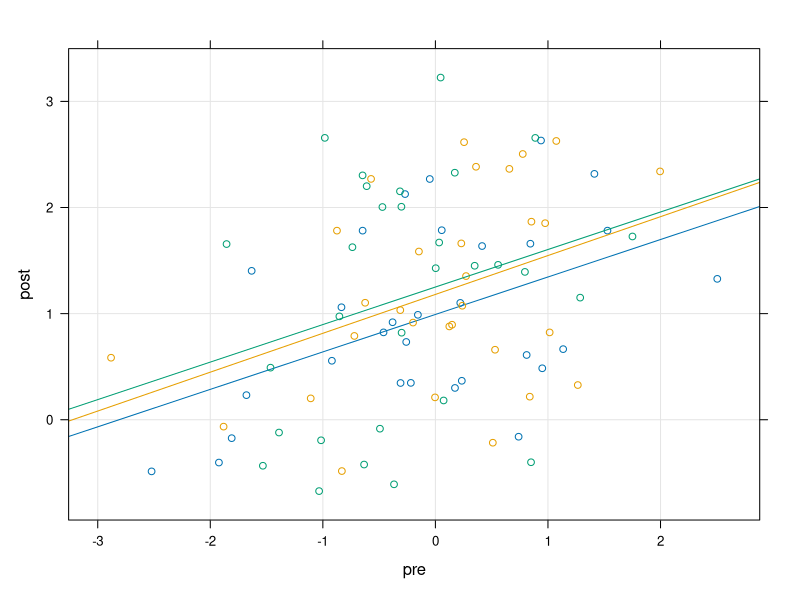

Recreate this plot in R.
library(lme4)

# Data simulation

set.seed(1042)

n <- 90

effects_condition <- c(1, 0.2, 0.1)

condition <- factor(rep(c("contr", "treat1", "treat2"), each = n / 3))
pre  <- rnorm(n)
post <- 0.3 * pre + model.matrix( ~ condition) %*% c(1, 0.2, 0.1) + rnorm(n)

dat <- data.frame(id        = factor(1:n),
                  pre       = pre,
                  post      = post,
                  condition = condition
       )

rm(pre, post, condition)

#dat$pre <- dat$pre mean(dat$pre)

lattice::xyplot(post ~ pre, dat, groups = condition, type = c("g", "p", "r"))

# Observed averaged time effects
aggregate(post - pre ~ condition, dat, mean)

# Differences in pre scores for different groups
aggregate(pre ~ condition, dat, mean)


# Fit models

## Change Score Model

#m1 <- lm(post - pre ~ condition, dat)
m1 <- lm(post ~ condition + offset(pre), dat)
summary(m1)

# Interpretation:
# beta0 is the time effect in the control group: subjects are 0.945 units better
# in the post test than in the pre test
# beta1 is the difference of the time effect in the treatment 1 group to the
# time effect in the control group: The time effect in the treatment 1 group is
# 0.945 + 0.101 = 1.046
# beta2 is the difference of the time effect in the treatment 2 group to the
# time effect in the control group: The time effect in the treatment 2 group is
# 0.945 + 0.391 = 1.336

## ANCOVA Model

m2 <- lm(post ~ condition + pre, dat)
summary(m2)

# Interpretation:
# beta0 is the adjusted time effect in the control group: subjects are 0.960
# units better in the post test than in the pre test when controlling for the
# pre test value
# beta1 is the difference of the time effect in the treatment 1 group to the
# time effect in the control group (again when adjusting for pre test score):
# The time effect in the treatment 1 group is 0.960 + 0.190 = 1.15
# beta2 is the difference of the time effect in the treatment 2 group to the
# time effect in the control group (again when adjusting for pre test score):
# The time effect in the treatment 2 group is 0.960 + 0.260 = 1.220

# Adjusted means
aggregate(predict(m2) ~ condition, dat, mean)

## Mixed Model (equivalent to change score model)

dat_long <- reshape(dat, direction = "long",
                    varying = list(c("pre", "post")),
                    v.names = "resp",
                    idvar = "id",
                    timevar = "time",
                    times = c(0, 1))

m3 <- lmer(resp ~ condition*time + (1 | id), dat_long)
summary(m3)

# Interpretation:
# beta4 is the time effect in the control group: subjects are 0.945 units better
# in the post test than in the pre test
# beta5 is the difference of the time effect in the treatment 1 group to the
# time effect in the control group: The time effect in the treatment 1 group is
# 0.945 + 0.101 = 1.046
# beta6 is the difference of the time effect in the treatment 2 group to the
# time effect in the control group: The time effect in the treatment 2 group is
# 0.945 + 0.391 = 1.336

# Compare parameters of the three models

cbind(coef(m1), coef(m2)[1:3], fixef(m3)[4:6])
